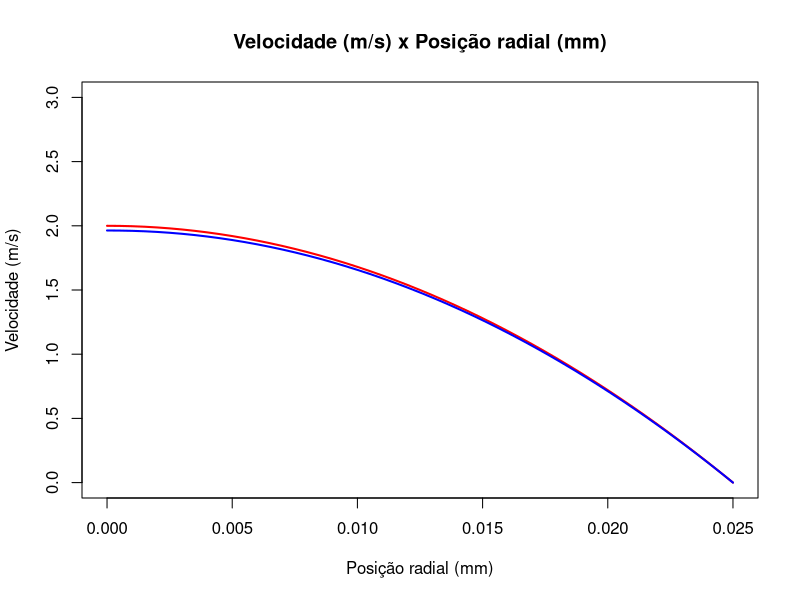

Here is the R script that generated this plot:
rm(list = ls())

library(flextable)

dpdz <- -12.928
mu <- 1.01 * 10^-3
R <- 25 * 10^-3
N <- 50 # numero de pontos analisados 
dr <- R/N # passo no espaço

N <- N + 1

r_seq <- seq(from = 0.0, to = R, by = dr)
u_analytical <- dpdz / (4 * mu) * (r_seq^2 - R^2)

plot(
  NULL,
  main = "Velocidade (m/s) x Posição radial (mm)",
  xlab = "Posição radial (mm)",
  ylab = "Velocidade (m/s)",
  xlim = c(0, max(r_seq)),
  ylim = c(0, 1.5 * max(u_analytical))
)

lines(r_seq, u_analytical, lwd = 2, col = "red")

# agora é a analise numerica

# matriz que representa os coeficientes do sistema linear
A <- matrix(0, ncol = N, nrow = N)
line <- 0

# matriz coluna (vetor vertical) que representa os termos independentes
b <- rep(0, N)

for (ri in r_seq) {
  line <- line + 1
  
  if (ri == 0) {
    # condição de simetria
    A[line, line + 1] <- 1
    A[line, line] <- -1
    
    b[line] <- (dpdz / mu) * (1/4) * dr^2
  } else if (ri == R) {
    # na borda do cano, velocidade nula (cond de contorno)
    # assim temos 1 * u_R = 0 ==> u_R = 0
    
    A[line, line] <- 1
    b[line] <- 0
  } else {
    # no interno
    A[line, line + 1] <- 1 + ri / dr
    A[line, line] <- -1 - 2 * ri / dr
    A[line, line - 1] <- ri / dr
    
    b[line] <- (dpdz / mu) * ri * dr
  }
}

u_numerical <- solve(A) %*% b
lines(r_seq, u_numerical, lwd = 2, col = "blue")
